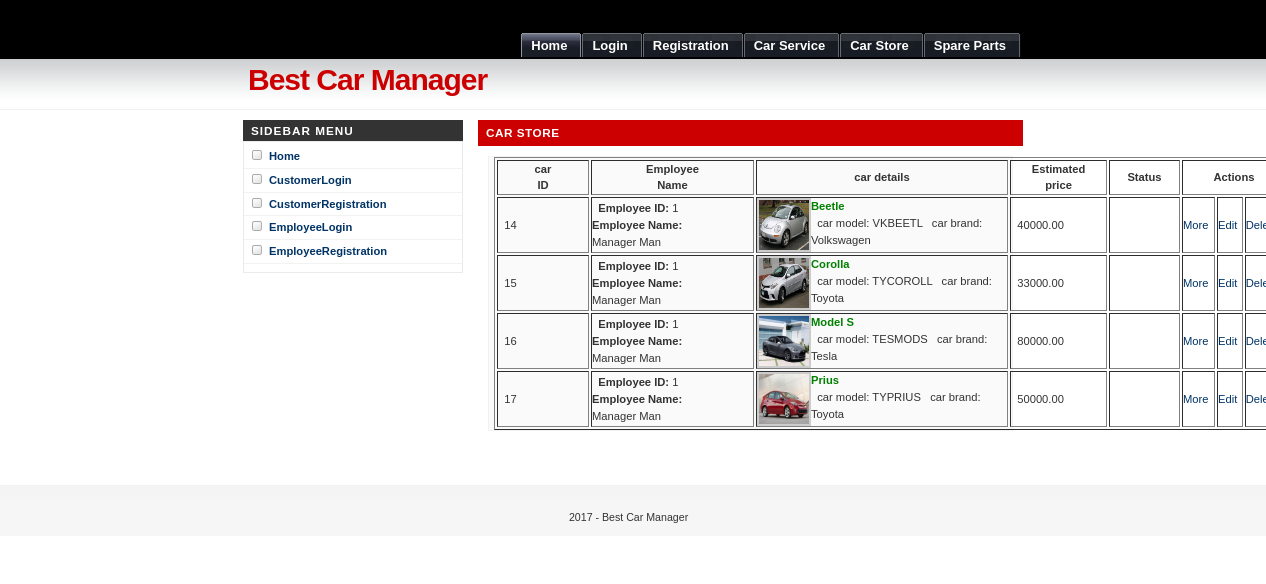
Page /viewcarstore.php on the committed database.
### tables this page shows
CREATE TABLE IF NOT EXISTS `carstore` (
  `carid` int(10) NOT NULL AUTO_INCREMENT,
  `empid` int(10) NOT NULL,
  `vehname` varchar(25) NOT NULL,
  `model` varchar(25) NOT NULL,
  `brand` varchar(25) NOT NULL,
  `images` text NOT NULL,
  `estprice` double(10,2) NOT NULL,
  `description` text NOT NULL,
  `status` varchar(25) NOT NULL,
  PRIMARY KEY (`carid`)
);

CREATE TABLE IF NOT EXISTS `employee` (
  `employeeid` int(10) NOT NULL AUTO_INCREMENT,
  `fname` varchar(25) NOT NULL,
  `lname` varchar(25) NOT NULL,
  `loginid` varchar(25) NOT NULL,
  `password` varchar(25) NOT NULL,
  `emailid` varchar(25) NOT NULL,
  `contactno1` varchar(25) NOT NULL,
  `contactno2` varchar(25) NOT NULL,
  `employeetype` varchar(25) NOT NULL,
  PRIMARY KEY (`employeeid`)
);

### viewcarstore.php (the view, shortened to what this page needs)
<?php
include("header.php");
include("sidebar.php");
?>
		<div id="main">
			<h1>car Store</h1>
            <?php
if($ctins == 1)
{
	echo "<center><b>Employees account created successfully...</b></center><br>";
	echo "<center><b><a href='emplogin.php'>Click here to Login.</a></b></center>";
}
else
{
	?>
		<form id="form1" name="form1" method="post" action="">
		  <table width="795" border="1">
		    <tr>
		      <th width="90" scope="col">car<br />
	          ID</th>
		      <th width="161" scope="col">Employee<br />
	          Name</th>
		      <th width="250" scope="col">car details</th>
		      <th width="95" scope="col">Estimated<br />
	          price</th>
		      <th width="69" scope="col">Status</th>
              <th width="90" scope="col" colspan="3">Actions</th>
	        </tr>
          <?php
$result= mysql_query("select * from carstore");
		  while($arrrec= mysql_fetch_array($result))
		  {
		  $result1= mysql_query("select * from employee where employeeid='$arrrec[empid]'");
		 $arrrec1 = mysql_fetch_array($result1);
		   echo" <tr>
		      <td>&nbsp; $arrrec[carid]</td>
		      <td>&nbsp; <strong>Employee ID:</strong>  $arrrec1[employeeid]<br>
			  			 <strong>Employee Name: <br></strong> $arrrec1[fname] $arrrec1[lname]<br>
			  </td>
		      <td><img src='upload/$arrrec[images]' width='50' height='50' align='left'></img><b><font color='green'>$arrrec[vehname]</font></b> <br>
			  &nbsp; car model: $arrrec[model]
			  &nbsp; car brand: $arrrec[brand]</td>
			  <td>&nbsp; $arrrec[estprice]</td>
			  <td>&nbsp; $arrrec[status]</td>
			  <td><a href='viewcarstoremore.php?carid=$arrrec[carid]'>More</a></td><td><a href='addcarstore.php?carid=$arrrec[carid]'>Edit</a></td><td><a href='viewcarstore.php?carid=$arrrec[carid]'>Delete</a></td>
	        </tr>";
		  }
	      ?>
          </table>
		</form>
   	<?php
	}
	?>
			<p>&nbsp;</p>
<br />
		</div>
</div>
<?php
include("footer.php");
?>

### header.php (shortened to what this page needs)
<!DOCTYPE html PUBLIC "-//W3C//DTD XHTML 1.0 Strict//EN" "http://www.w3.org/TR/xhtml1/DTD/xhtml1-strict.dtd">
<html xmlns="http://www.w3.org/1999/xhtml" xml:lang="en" lang="en">
<head>
<link rel="stylesheet" href="images/Underground.css" type="text/css" />
</head>
<body>
<div id="wrap">
		<div id="header">
		    <ul>
				<li id="current"><a href="index.php"><span>Home</span></a></li>
                <?php
                if(isset($_SESSION[custid]))
				{
                echo "<li><a href='account.php'><span>Account</span></a></li>";
				}
				else if(!(isset($_SESSION[empid])))
				{
           		echo "<li><a href='login.php'><span>Login</span></a></li>
				<li><a href='registration.php'><span>Registration</span></a></li>
				<li><a href='service.php'><span>Car Service</span></a></li>";
				}
				?>
				<li><a href="carstore.php"><span>Car Store</span></a></li>
				<li><a href="sparepartsstore.php"><span>Spare Parts</span></a></li>
			</ul>
		</div>
		<div id="header-logo">
			<div id="logo">
				<span class="red">Best Car Manager</span>
			</div>
		</div>

### sidebar.php (shortened to what this page needs)
<div id="sidebar" >
			<h1>Sidebar Menu</h1>
			<div class="left-box">
				<ul class="sidemenu">
                    <?php
				if(isset($_SESSION[custid]))
				{
					?>
					<li><a href="account.php">Account</a></li>
                    <li><a href="sellcar.php">Sell Your Car</a></li>
                    <li><a href="viewsellcar.php">Car Sell Request</a></li>
                    <li><a href="service.php">Service My Car </a></li>
                     <li><a href="viewcarservicerequest.php">Car Service Request</a></li>
                    <li><a href="viewtestdrive.php">View Test Drive Request</a></li>
                      <li><a href="viewbuycars.php">View Purchased Cars</a></li>
                      <li><a href="viewbuyspareparts.php">View Purchased Spare parts</a></li>
                       <li><a href="logout.php">Logout</a></li>
					<?php
				}
				else
				{
					?>
                    <li><a href="index.php">Home</a></li>
					<li><a href="login.php">CustomerLogin</a></li>
					<li><a href="registration.php">CustomerRegistration</a></li>
					<li><a href="emplogin.php">EmployeeLogin</a></li>
					<li><a href="employees.php">EmployeeRegistration</a></li>
					<?php
				}
				?>
				</ul>
			</div>
</div>

### footer.php
<div class="footer">
		<p>2017 - Best Car Manager<strong></strong> &nbsp;&nbsp;
</div>
</body>
</html>

### images/Underground.css (style rules this page uses)
* { margin: 0; padding: 0; }
body { margin: 0; padding: 0; font: 70%/1.5 Verdana, Tahoma, Arial, Helvetica, sans-serif; color: #333; background: #FFF url(bg.gif) repeat-x; }
a { color: #003366; background-color: inherit; text-decoration: none; }
h1, h2, h3 { font-family: Arial, 'Trebuchet MS', Sans-Serif; font-weight: bold; color: #333; }
h1 { font-size: 120%; letter-spacing: .5px; }
img { border: 2px solid #CCC; }
h1, h2, h3, p { padding: 0; margin: 10px; }
ul, ol { margin: 10px 20px; padding: 0 20px; }
form { margin:10px; padding: 0 5px; border: 1px solid #f2f2f2; background-color: #FAFAFA; }
#wrap { margin: 0 auto; width: 780px; }
#header { position: relative; margin: 0; padding: 0; height: 60px; }
#header-logo { position: relative; clear: both; height: 50px; margin: 0; padding: 0; }
#header-logo #logo { position: absolute; top: 3px; left: 5px; font: bold 30px "trebuchet MS", Arial, Tahoma, Sans-Serif; margin: 0; padding: 0; letter-spacing: -1px; color: #000; }
#header ul { position: absolute; margin:0; list-style:none; right:-18px ; bottom: 3px; font: bold 13px 'Trebuchet MS', Arial, Sans-serif; }
#header li { display:inline; margin:0; padding:0; }
#header a { float:left; background: url(tableft.gif) no-repeat left top; margin:0; padding:0 0 0 4px; text-decoration:none; }
#header a span { float:left; display:block; background: url(tabright.gif) no-repeat right top; padding:5px 15px 4px 6px; color:#FFF; }
#header a span { float:none; }
#header #current a { background-position:0% -42px; }
#header #current a span { background-position:100% -42px; }
#main { float: right; margin: 0; padding: 0; width: 545px; }
#main h1 { margin: 10px 0; padding: 4px 0 4px 8px; font-size: 105%; color: #FFF; text-transform: uppercase; background-color: #CC0000; letter-spacing: .5px; }
#sidebar { float: left; width: 220px; margin: 0; padding: 0; background-color: #FFFFFF; }
#sidebar h1 { margin: 10px 0 0 0; padding: 4px 0 4px 8px; font: bold 105% Arial, Sans-Serif; color: #FFF; text-transform: uppercase; background: #333; letter-spacing: 1px; }
#sidebar .left-box { border: 1px solid #EBEBEB; margin: 0 0 5px 0; background: #FFF; }
#sidebar ul.sidemenu { list-style: none; text-align: left; margin: 3px 0px 8px 0; padding: 0; text-decoration: none; }
#sidebar ul.sidemenu li { border-bottom: 1px solid #f2f2f2; background: url(bullet.gif) no-repeat 3px 2px; padding: 3px 5px 3px 25px; margin: 0; }
#sidebar ul.sidemenu a { font-weight: bolder; padding: 3px 0px; background: none; }
.footer { clear: both; border-top: 1px solid #f2f2f2; background: #FFF url(footerbg.gif) repeat-x; padding: 3px 0 10px 0; text-align: center; line-height: 3.5em; font-size: 95%; }
.red { color: #CC0000; }

### rows in the picture
carstore: carid "14", employee.employeeid "1", employee.fname "Manager", employee.lname "Man", images (picture), vehname "Beetle", model "VKBEETL", brand "Volkswagen", estprice "40000.00"
carstore: carid "15", employee.employeeid "1", employee.fname "Manager", employee.lname "Man", images (picture), vehname "Corolla", model "TYCOROLL", brand "Toyota", estprice "33000.00"
carstore: carid "16", employee.employeeid "1", employee.fname "Manager", employee.lname "Man", images (picture), vehname "Model S", model "TESMODS", brand "Tesla", estprice "80000.00"
carstore: carid "17", employee.employeeid "1", employee.fname "Manager", employee.lname "Man", images (picture), vehname "Prius", model "TYPRIUS", brand "Toyota", estprice "50000.00"
